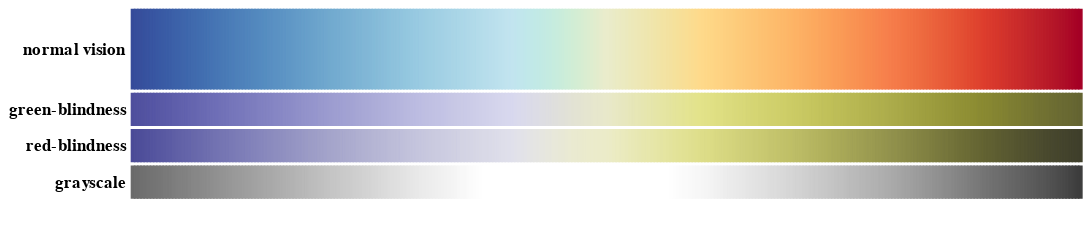

Write notebook code for a chart like this one.
### Code cell
plot_scheme("tol_sunset_friendly", color_vision_deficiency, cvd=True, continuous=True)

### Figure 1 — Vega-Lite specification as saved in the notebook (floating-point values rounded to 4 significant figures; data arrays with more than 128 entries replaced by an {"elided": "..."} marker saying what was removed)
{"config": {"view": {"continuousWidth": 300, "continuousHeight": 300, "stroke": null}, "concat": {"spacing": 1}}, "vconcat": [{"mark": {"type": "rect", "cornerRadius": 0, "discreteBandSize": 2}, "encoding": {"fill": {"field": "hex", "legend": null, "scale": null, "type": "quantitative"}, "stroke": {"field": "hex", "legend": null, "scale": null, "type": "quantitative"}, "tooltip": [{"field": "hex", "type": "ordinal"}, {"field": "rgb", "type": "ordinal"}, {"field": "lum", "format": ".2", "type": "ordinal"}], "x": {"axis": null, "field": "i", "type": "ordinal"}, "y": {"axis": {"domain": false, "grid": false, "labels": false, "ticks": false, "titleAlign": "right", "titleAngle": 0, "titleBaseline": "middle"}, "field": "normal vision", "type": "nominal"}}, "height": 50, "transform": [{"calculate": "scale('color', datum.i)", "as": "hex"}, {"calculate": "rgb(datum.hex)", "as": "rgb"}, {"calculate": "luminance(datum.hex)", "as": "lum"}], "width": {"step": 2}}, {"mark": {"type": "rect", "cornerRadius": 0}, "encoding": {"fill": {"field": "greenblind_rgb", "legend": null, "scale": null, "type": "quantitative"}, "stroke": {"field": "greenblind_rgb", "legend": null, "scale": null, "type": "quantitative"}, "x": {"axis": null, "field": "i", "type": "ordinal"}, "y": {"axis": {"domain": false, "grid": false, "labels": false, "ticks": false, "titleAlign": "right", "titleAngle": 0, "titleBaseline": "middle"}, "field": "green-blindness", "type": "nominal"}}, "height": 20, "transform": [{"calculate": "scale('color', datum.i)", "as": "hex"}, {"calculate": "rgb(datum.hex)", "as": "rgb"}, {"calculate": "pow((4211+0.667*pow(datum.rgb['g'], 2.2)+0.2802*pow(datum.rgb['r'], 2.2)),1/2.2)", "as": "gb_r"}, {"calculate": "pow((4211+0.667*pow(datum.rgb['g'], 2.2)+0.2802*pow(datum.rgb['r'], 2.2)),1/2.2)", "as": "gb_g"}, {"calculate": "pow((4211+0.95724*pow(datum.rgb['b'], 2.2)+0.02138*pow(datum.rgb['b'], 2.2)-0.02138*pow(datum.rgb['r'], 2.2)),1/2.2)", "as": "gb_b"}, {"calculate": "rgb(datum.gb_r,datum.gb_g,datum.gb_b)", "as": "greenblind_rgb"}], "width": {"step": 2}}, {"mark": {"type": "rect", "cornerRadius": 0}, "encoding": {"fill": {"field": "redblind_rgb", "legend": null, "scale": null, "type": "quantitative"}, "stroke": {"field": "redblind_rgb", "legend": null, "scale": null, "type": "quantitative"}, "x": {"axis": null, "field": "i", "type": "ordinal"}, "y": {"axis": {"domain": false, "grid": false, "labels": false, "ticks": false, "titleAlign": "right", "titleAngle": 0, "titleBaseline": "middle"}, "field": "red-blindness", "type": "nominal"}}, "height": 20, "transform": [{"calculate": "scale('color', datum.i)", "as": "hex"}, {"calculate": "rgb(datum.hex)", "as": "rgb"}, {"calculate": "pow((782.7+0.8806*pow(datum.rgb['g'], 2.2)+0.1115*pow(datum.rgb['r'], 2.2)),1/2.2)", "as": "rb_r"}, {"calculate": "pow((782.7+0.8806*pow(datum.rgb['g'], 2.2)+0.1115*pow(datum.rgb['r'], 2.2)),1/2.2)", "as": "rb_g"}, {"calculate": "pow((782.7+0.992052*pow(datum.rgb['b'], 2.2)-0.03974*pow(datum.rgb['b'], 2.2)+0.003974*pow(datum.rgb['r'], 2.2)),1/2.2)", "as": "rb_b"}, {"calculate": "rgb(datum.rb_r,datum.rb_g,datum.rb_b)", "as": "redblind_rgb"}], "width": {"step": 2}}, {"mark": {"type": "rect", "cornerRadius": 0}, "encoding": {"fill": {"field": "grayscale_rgb", "legend": null, "scale": null, "type": "quantitative"}, "stroke": {"field": "grayscale_rgb", "legend": null, "scale": null, "type": "quantitative"}, "x": {"axis": null, "field": "i", "type": "ordinal"}, "y": {"axis": {"domain": false, "grid": false, "labels": false, "ticks": false, "titleAlign": "right", "titleAngle": 0, "titleBaseline": "middle"}, "field": "grayscale", "type": "nominal"}}, "height": 20, "transform": [{"calculate": "scale('color', datum.i)", "as": "hex"}, {"calculate": "rgb(datum.hex)", "as": "rgb"}, {"calculate": "datum.rgb['r']*0.3+datum.rgb['g']*0.59+datum.rgb['b']*0.3", "as": "lumn_rgb"}, {"calculate": "rgb(datum.lumn_rgb,datum.lumn_rgb,datum.lumn_rgb)", "as": "grayscale_rgb"}], "width": {"step": 2}}, {"data": {"sequence": {"start": 0, "stop": 300, "as": "i"}}, "mark": {"type": "rect", "height": {"expr": "0"}, "width": {"expr": "0"}}, "encoding": {"color": {"field": "i", "legend": null, "scale": {"range": ["#364B9A", "#4A7BB7", "#6EA6CD", "#98CAE1", "#C2E4EF", "#EAECCC", "#FEDA8B", "#FDB366", "#F67E4B", "#DD3D2D", "#A50026"]}, "type": "quantitative"}}}], "data": {"name": "data-d72aa5f94937c9573f712b0fd0f045b1"}, "$schema": "https://vega.github.io/schema/vega-lite/v5.6.1.json", "datasets": {"data-d72aa5f94937c9573f712b0fd0f045b1": {"elided": "300 records"}}}
